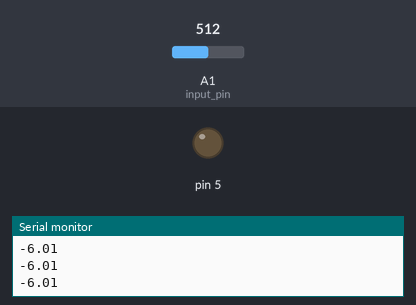
Recording of a sketch running on a simulated Arduino Uno, built with avr-gcc and run on an emulated ATmega328P. On the bench: output pins drawn as LEDs (lit = HIGH), the last lines printed to the serial monitor. Inputs (shaded band) come from the test bench; at power-on: A1 (input_pin) = 512.

Above: at 1.2 s.
1.3 s: A1 (input_pin) set to 563
2.8 s: A1 (input_pin) set to 578
At 3.1 s:
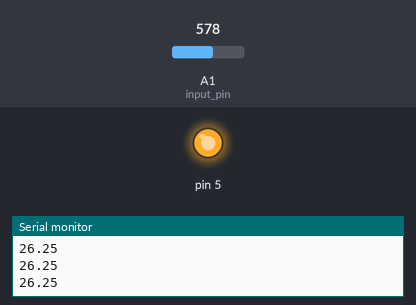
4.3 s: A1 (input_pin) set to 511
At 5.4 s:
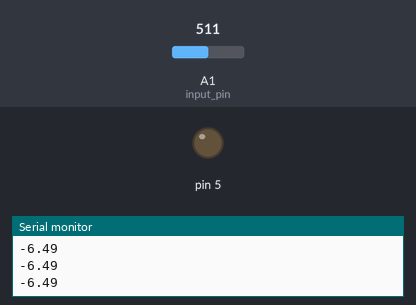
5.8 s: A1 (input_pin) set to 716
At 6.5 s:
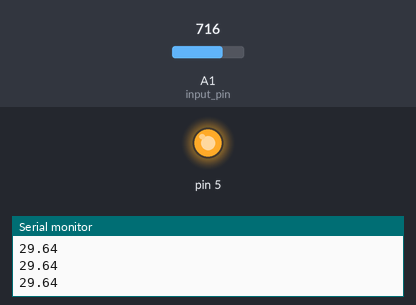
Timing chart, 0 to 8.3 s (numbered marks = the images above; inputs shaded):
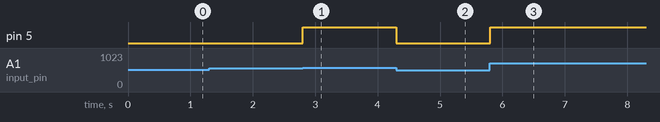

The sketch:

temperature.ino
```cpp
int input_pin = 1;
void setup() {
  // put your setup code here, to run once:
  pinMode(1, INPUT);
  pinMode(5, OUTPUT);
  Serial.begin(9600);
}

void loop() {
  // put your main code here, to run repeatedly:
  int read_value = analogRead(input_pin);
  float temp = (float)(read_value*500)/1023;
//  Serial.print("Tempera/ture(Celsius) = ");
  if(temp > 26){
    digitalWrite(5, HIGH);
  }
  else{
    digitalWrite(5,LOW);
  }
  Serial.println(temp);
}
```

Measured:
- the behaviour switches between 577 and 578 on A1 (input_pin) (found by bisection; images 0 and 1)
- after the input at 2.8 s, pin 5: LOW → HIGH at once
- after the input at 4.3 s, pin 5: HIGH → LOW at once
- after the input at 5.8 s, pin 5: LOW → HIGH at once
